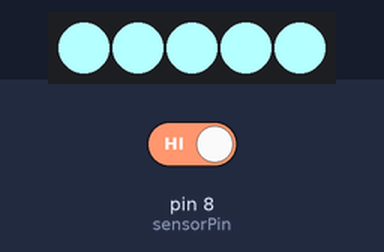
The sketch below on a simulated Arduino Uno, built with avr-gcc and run on an emulated ATmega328P. Parts: 5 RGB LEDs in strip order, left to right. Inputs (shaded band) come from the test bench; at power-on: pin 8 (sensorPin) HIGH.

Above: at 1.2 s.
1.3 s: pin 8 (sensorPin) driven LOW
At 2.7 s:
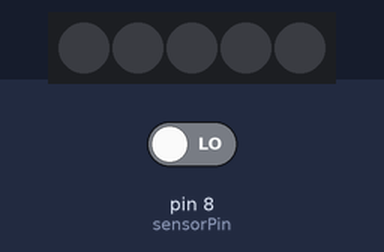
Timing chart, 0 to 4.3 s (numbered marks = the images above; inputs shaded):
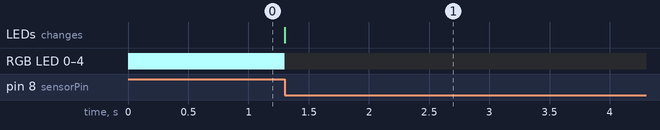

Measured:
- after the input at 1.3 s, RGB LED 0–4: RGB(180, 255, 255) → off at once; the LEDs: change at once (image 1)

The sketch:

DIY_Wizard_Lamp.ino
```cpp
/**************************************************************************
 * Magic Wand Activated Wizard Lamp
 *
 * Written by The Magic Of Things
 *************************************************************************/


#include <Adafruit_NeoPixel.h>

// Arduino pin connected to the LED strip
#define stripPin            3

// How many LEDs are attached to the Arduino
#define numberOfPixels      5

// Setup the NeoPixel library with the number of pixels, pin and type of pixel
Adafruit_NeoPixel strip = Adafruit_NeoPixel(numberOfPixels, stripPin, NEO_GRB + NEO_KHZ800);

int sensorPin = 8;             // Arduino pin connected to the Hall effect sensor
int currentState = HIGH;        // the current state of the output pin
int sensorReading;             // reading from the sensor pin
int previousSate = LOW;       // the previousSate reading from the input pin

// Variables used for debouncing
long time = 0;         // the last time the output pin was toggled
long debounce = 100;   // delay between readings

//Set the pixel colour
// strip.Color takes RGB values, from 0,0,0 up to 255,255,255
int r = 180, g = 255, b = 255;

void setup()
{
  //Initialise the sensor pin as an input with a pullup resistor
  pinMode(sensorPin, INPUT_PULLUP);
  //Initialise the led strip
  strip.begin();
}


//Main program loop
void loop(){

//Turn the light ON
if (currentState == HIGH) {
  singleColor();
}

//Turn the light OFF
  if (currentState == LOW) {
    turnOff();
  }

  // Function that checks a wand tap and it will toggle the lamp on/off with every tap
  checkState();
}

//Single colour animation
void singleColor(){
  for(int i=0; i<numberOfPixels; i++) {
    strip.setPixelColor(i,r,g,b);
  }
  strip.show();
  }


//Function to turnoff the led strip
void turnOff(){
  for(int i=0;i<numberOfPixels;i++){
    strip.setPixelColor(i, strip.Color(0,0,0)); // Turn pixels off.
    strip.show(); // Show the selected colour on the pixel
  }
}

// Function that checks a wand tap and it will toggle the lamp on/off with every tap
void checkState(){
  sensorReading = digitalRead(sensorPin); //Get a reading from the sensor

  // if the input changed between HIGH and LOW and we've waited long enough
  // for debouncing, toggle the output pin and record the current time
  if (sensorReading == LOW && previousSate == HIGH && millis() - time > debounce) {
    if (currentState == HIGH)
      currentState = LOW;
    else
      currentState = HIGH;

    time = millis();
}

  previousSate = sensorReading;
  }
```
